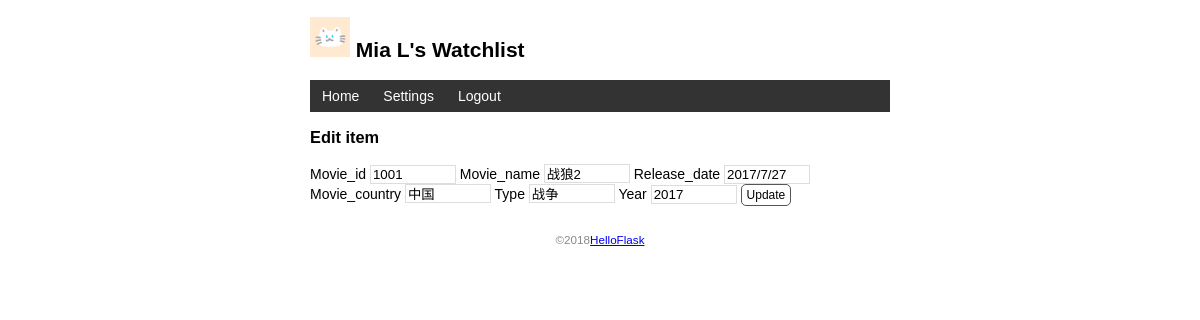
The app's page /movies_info/m_edit/1001 (signed in) with its own data.
### app.py (models this page shows, shortened)
class User(db.Model,UserMixin):
    id=db.Column(db.Integer,primary_key=True)
    name=db.Column(db.String(20))
    username=db.Column(db.String(20))
    passsword_hash=db.Column(db.String(128))

class Movie_info(db.Model):
    movie_id=db.Column(db.String(4),primary_key=True)
    movie_name=db.Column(db.String(60))
    release_date=db.Column(db.String(12))
    movie_country=db.Column(db.String(10))
    type=db.Column(db.String(10))
    year=db.Column(db.String(10))

### app.py (the view, shortened to what this page needs)
@app.route('/movies_info/m_edit/<int:movie_id>',methods=['GET','POST'])
@login_required
def m_edit(movie_id):
    movies_info = Movie_info.query.get_or_404(movie_id)
    return render_template('m_edit.html',movies_info=movies_info)

### app.py (called while the page is built)
@login_manager.user_loader
def load_user(user_id):
    user=User.query.get(int(user_id))
    return user

@app.context_processor
def inject_user():
    user=User.query.first()
    return dict(user=user)

### templates/m_edit.html
{% extends 'base.html' %}
{% block content %}
<h3>Edit item</h3>
<form method="post">
    Movie_id <input type="text" name="movie_id" autocomplete="off" required value="{{ movies_info.movie_id }}">
    Movie_name <input type="text" name="movie_name" autocomplete="off" required value="{{ movies_info.movie_name }}">
    Release_date <input type="text" name="release_date" autocomplete="off" required value="{{ movies_info.release_date }}">
    Movie_country <input type="text" name="release_date" autocomplete="off" required value="{{ movies_info.movie_country }}">
    Type <input type="text" name="type" autocomplete="off" required value="{{ movies_info.type }}">
    Year <input type="text" name="year" autocomplete="off" required value="{{ movies_info.year }}">
    <input class="btn" type="submit" name="submit" value="Update">
</form>
{% endblock %}

### templates/base.html (shortened to what this page needs)
<!DOCTYPE html>
<html lang="en">
<head>
    {% block head %}
    <link rel="stylesheet" href="{{ url_for('static',filename='style.css') }}"type="text/css">
    {% endblock %}
</head>
<body>
    <h2>
        <img alt="Avatar"class="avatar"src="{{ url_for('static',filename='images/avatar.png') }}">
        {{ user.name }}'s Watchlist
    </h2>
    <nav>
        <ul>
            <li><a href="{{ url_for('index') }}">Home</a></li>
            {% if current_user.is_authenticated %}
            <li><a href="{{ url_for('settings') }}">Settings</a></li>
            <li><a href="{{ url_for('logout') }}">Logout</a></li>
            {% else %}
            <li><a href="{{ url_for('login') }}">Login</a></li>
            {% endif %}
        </ul>
    </nav>
    {% block content %}{% endblock %}
    <footer>
        <small>&copy;2018<a href="http://helloflask.com/tutorial">HelloFlask</a></small>
    </footer>
</body>
</html>

### static/style.css (style rules this page uses)
body { margin:auto; max-width:580px; font-size:14px; font-family:Helvetica,Arial,sans-serif; }
footer { color:#888; margin-top:15px; text-align:center; padding: 10px; }
.avatar { width:40px; }
nav ul { list-style-type:none; margin:0; padding:0; overflow:hidden; background-color:#333; }
nav li { float:left; }
nav li a { display:block; color:white; text-align:center; padding:8px 12px; text-decoration:none; }
input[type=submit] { font-family:inherit; }
input[type=text] { border:1px solid #ddd; }
input[name=movie_id] { width:80px; }
input[name=movie_name] { width:80px; }
input[name=release_date] { width:80px; }
input[name=type] { width:80px; }
input[name=year] { width:80px; }
.btn { font-size:12px; padding:3px 5px; text-decoration:none; cursor:pointer; background-color:white; color:black; border:1px solid #555555; border-radius:5px; }

### records on screen
User: name "Mia L"
Movie_info: movie_id "1001", movie_name "战狼2", release_date "2017/7/27", release_date "中国", type "战争", year "2017"
